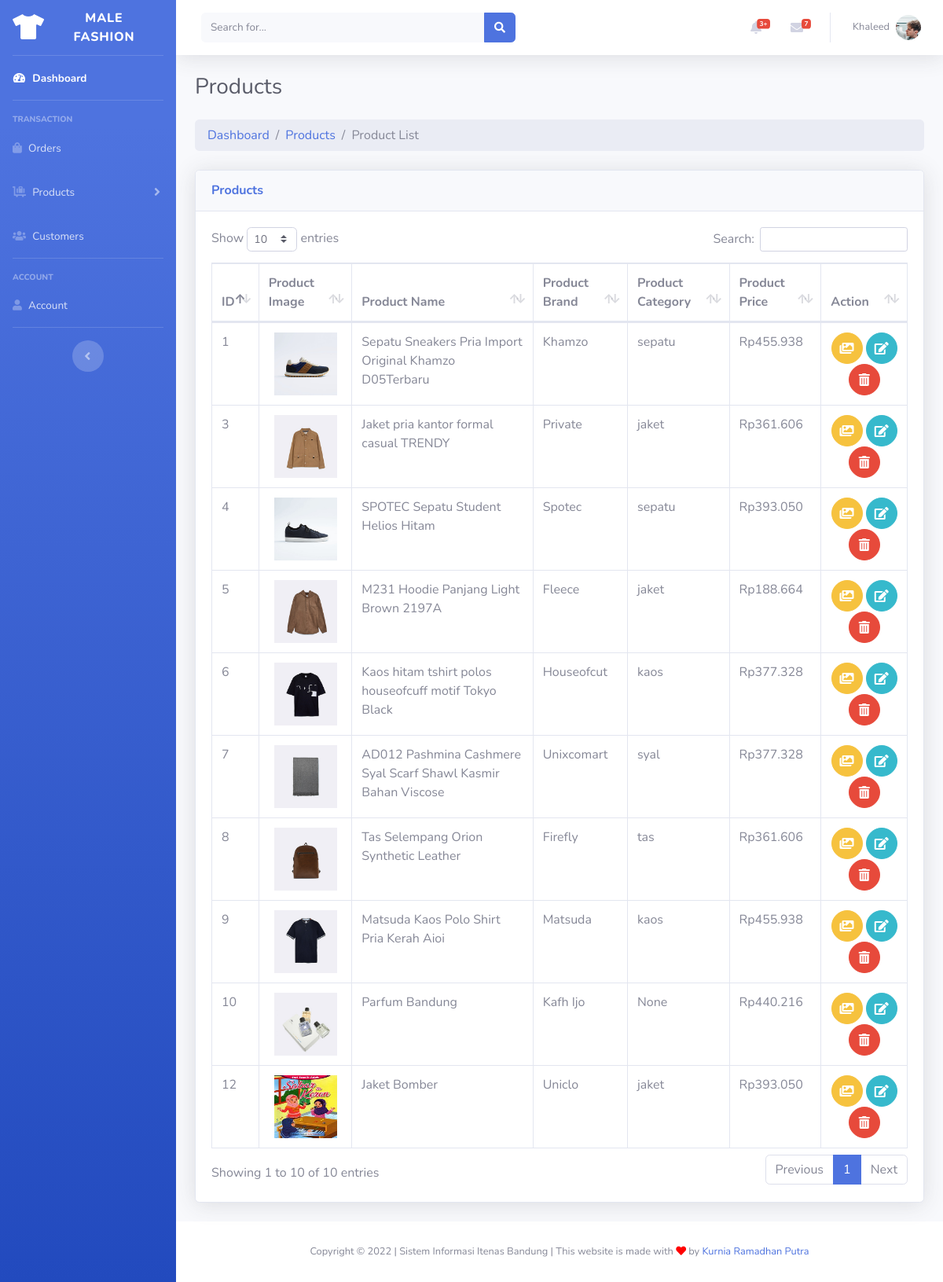
Screenshot of /admin/products.php (signed in) with the database file from the repository.
### tables this page shows
CREATE TABLE `products` (
  `product_id` int(11) NOT NULL,
  `product_name` varchar(100) DEFAULT NULL,
  `product_brand` varchar(100) DEFAULT NULL,
  `product_category` varchar(100) DEFAULT NULL,
  `product_description` varchar(255) DEFAULT NULL,
  `product_criteria` varchar(50) DEFAULT NULL,
  `product_image1` varchar(100) DEFAULT NULL,
  `product_image2` varchar(100) DEFAULT NULL,
  `product_image3` varchar(100) DEFAULT NULL,
  `product_image4` varchar(100) DEFAULT NULL,
  `product_price` decimal(10,2) DEFAULT NULL,
  `special_offer` decimal(10,2) DEFAULT NULL,
  `product_color` varchar(50) DEFAULT NULL
);

### admin/products.php (the view, shortened to what this page needs)
<?php include('layouts/header.php'); ?>
<?php
    $query_products = "SELECT * FROM products";
    $stmt_products = $conn->prepare($query_products);
    $stmt_products->execute();
    $products = $stmt_products->get_result();
    $kurs_dollar = 15722;
    function setRupiah($price)
    {
        $result = "Rp".number_format($price, 0, ',', '.');
        return $result;
    }
?>
<div class="container-fluid">
    <h1 class="h3 mb-2 text-gray-800">Products</h1>
    <nav class="mt-4 rounded" aria-label="breadcrumb">
        <ol class="breadcrumb px-3 py-2 rounded mb-4">
            <li class="breadcrumb-item"><a href="index.php">Dashboard</a></li>
            <li class="breadcrumb-item"><a href="products.php">Products</a></li>
            <li class="breadcrumb-item active">Product List</li>
        </ol>
    </nav>
    <div class="card shadow mb-4">
        <div class="card-header py-3">
            <h6 class="m-0 font-weight-bold text-primary">Products</h6>
        </div>
        <div class="card-body">
            <div class="table-responsive">
                <table class="table table-bordered" id="dataTable" width="100%" cellspacing="0">
                    <thead>
                        <tr>
                            <th>ID</th>
                            <th>Product Image</th>
                            <th>Product Name</th>
                            <th>Product Brand</th>
                            <th>Product Category</th>
                            <th>Product Price</th>
                            <th>Action</th>
                        </tr>
                    </thead>
                    <tbody>
                        <?php foreach ($products as $product) { ?>
                            <tr>
                                <td><?php echo $product['product_id']; ?></td>
                                <td class="text-center"><img title="product_image" src="<?php echo '../img/product/' . $product['product_image1']; ?>" style="width: 80px; height: 80px;" /></td>
                                <td><?php echo $product['product_name']; ?></td>
                                <td><?php echo $product['product_brand']; ?></td>
                                <td><?php echo $product['product_category']; ?></td>
                                <td><?php echo setRupiah(($product['product_price'] * $kurs_dollar)); ?></td>
                                <td class="text-center">
                                    <a href="<?php echo 'edit_image.php?product_id=' . $product['product_id'] . '&product_name=' . $product['product_name']; ?>" class="btn btn-warning btn-circle">
                                        <i class="fas fa-images"></i>
                                    </a>
                                    <a href="edit_product.php?product_id=<?php echo $product['product_id']; ?>" class="btn btn-info btn-circle">
                                        <i class="fas fa-edit"></i>
                                    </a>
                                    <a href="delete_product.php?product_id=<?php echo $product['product_id']; ?>" class="btn btn-danger btn-circle">
                                        <i class="fas fa-trash-alt"></i>
                                    </a>
                                </td>
                            </tr>
                        <?php } ?>
                    </tbody>
                </table>
            </div>
        </div>
    </div>
</div>
<?php include('layouts/footer.php'); ?>

### rows the page displays
products: product_id "1", product_image1 (picture), product_name "Sepatu Sneakers Pria Import Original Khamzo D05Terbaru", product_brand "Khamzo", product_category "sepatu", setRupiah(($product['product_price']*$kurs_dollar)) "Rp455.938"
products: product_id "3", product_image1 (picture), product_name "Jaket pria kantor formal casual TRENDY", product_brand "Private", product_category "jaket", setRupiah(($product['product_price']*$kurs_dollar)) "Rp361.606"
products: product_id "4", product_image1 (picture), product_name "SPOTEC Sepatu Student Helios Hitam", product_brand "Spotec", product_category "sepatu", setRupiah(($product['product_price']*$kurs_dollar)) "Rp393.050"
products: product_id "5", product_image1 (picture), product_name "M231 Hoodie Panjang Light Brown 2197A", product_brand "Fleece", product_category "jaket", setRupiah(($product['product_price']*$kurs_dollar)) "Rp188.664"
products: product_id "6", product_image1 (picture), product_name "Kaos hitam tshirt polos houseofcuff motif Tokyo Black", product_brand "Houseofcut", product_category "kaos", setRupiah(($product['product_price']*$kurs_dollar)) "Rp377.328"
products: product_id "7", product_image1 (picture), product_name "AD012 Pashmina Cashmere Syal Scarf Shawl Kasmir Bahan Viscose", product_brand "Unixcomart", product_category "syal", setRupiah(($product['product_price']*$kurs_dollar)) "Rp377.328"
products: product_id "8", product_image1 (picture), product_name "Tas Selempang Orion Synthetic Leather", product_brand "Firefly", product_category "tas", setRupiah(($product['product_price']*$kurs_dollar)) "Rp361.606"
products: product_id "9", product_image1 (picture), product_name "Matsuda Kaos Polo Shirt Pria Kerah Aioi", product_brand "Matsuda", product_category "kaos", setRupiah(($product['product_price']*$kurs_dollar)) "Rp455.938"
products: product_id "10", product_image1 (picture), product_name "Parfum Bandung", product_brand "Kafh Ijo", product_category "None", setRupiah(($product['product_price']*$kurs_dollar)) "Rp440.216"
products: product_id "12", product_image1 (picture), product_name "Jaket Bomber", product_brand "Uniclo", product_category "jaket", setRupiah(($product['product_price']*$kurs_dollar)) "Rp393.050"

### other values shown
$_SESSION['admin_name'] "Khaleed"
